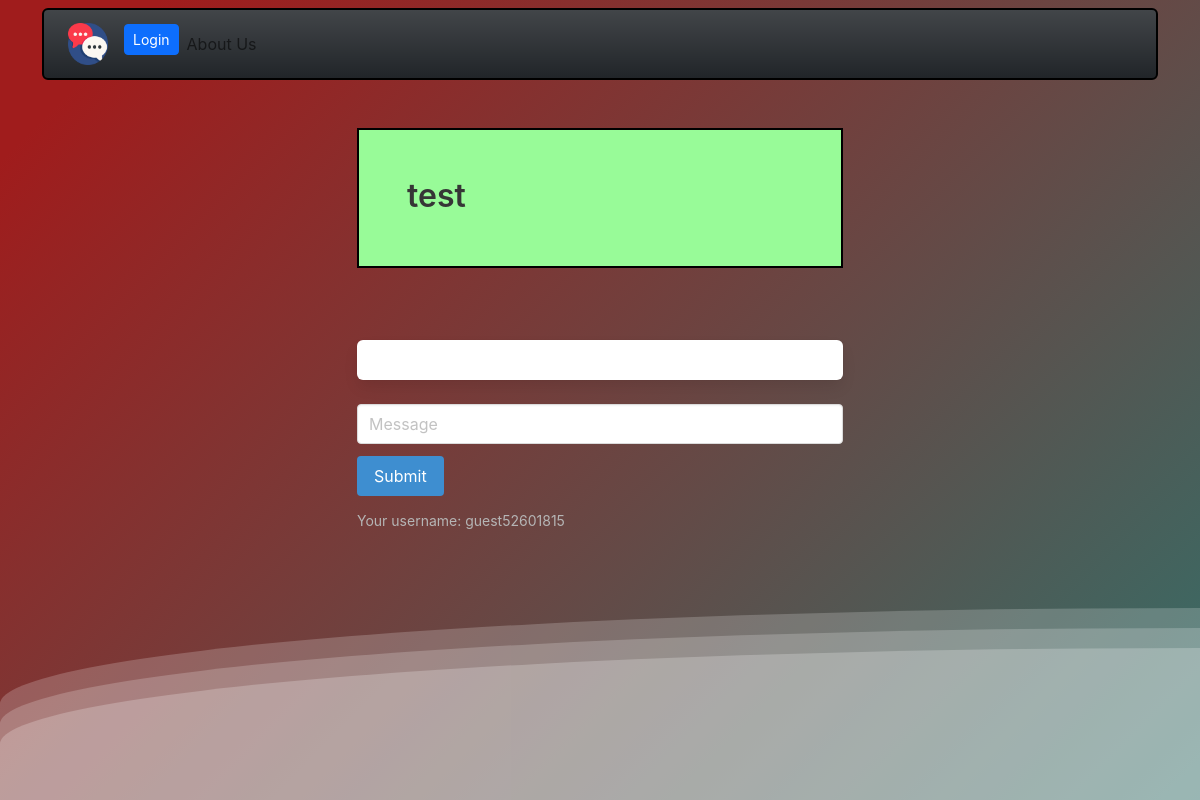
Page /room/test/ on the earlier database version.
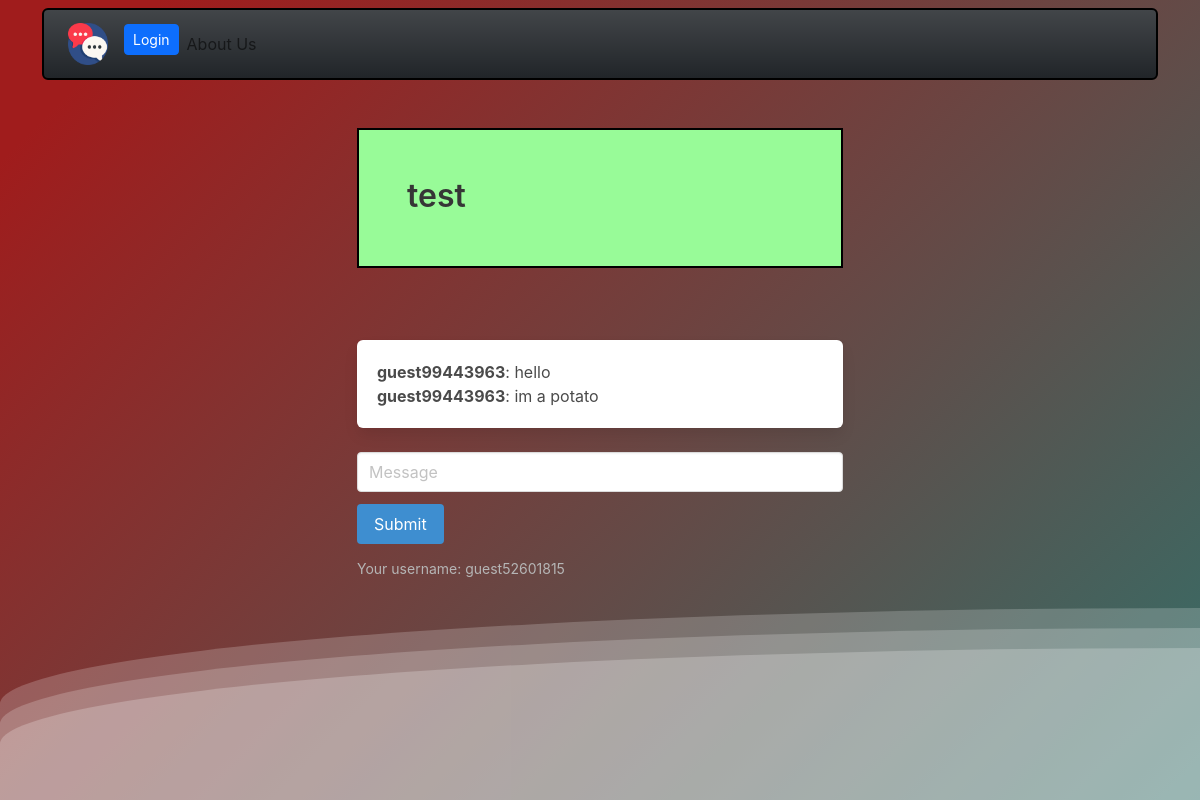
Same page on the later database version.
### frontend/models.py (models this page shows)
class Message(models.Model):
    username = models.CharField(max_length=255)
    room = models.CharField(max_length=255)
    content = models.TextField()
    date_added = models.DateTimeField(auto_now_add=True)
    class Meta:
        ordering = ('date_added',)

### frontend/views.py (the view)
# urls.py: path('room/<str:room_name>/', views.room, name='room'),
def room(request, room_name):
    messages = Message.objects.filter(room=room_name)[0:25]
    if request.user.is_authenticated:
        username = request.user.username
    else:
        username = 'guest' + ''.join([str(randint(0, 9)) for i in range(8)])
    return render(request, 'frontend/room.html', {'room_name': room_name, 'username': username, 'messages': messages})

### templates/frontend/room.html (shortened to what this page needs)
{% extends './layout/base.html' %}
{% block content %}
    <section class="section">
        <div class="container">
            <div class="columns is-multiline">
                <div class="column is-6 is-offset-3 mb-6">
                    <section class="hero">
                        <div class="hero-body">
                            <p class="title">{{ room_name }}</p>
                        </div>
                    </section>
                </div>
                <div class="column is-6 is-offset-3">
                    <div class="box">
                    <div id="chat-messages" style="max-height: 300px; overflow-y: scroll">
                            {% for m in messages %}<b>{{ m.username }}</b>:
                            {{ m.content }}<br />{% endfor %}
                        </div>
                    </div>
                    <div class="field">
                        <div class="control">
                        <input class="input" type="text" placeholder="Message" id="chat-message-input" />
                        </div>
                    </div>
                    <div class="field">
                        <div class="control">
                        <a class="button is-info" id="chat-message-submit">Submit</a>
                        </div>
                    </div>
                <small class="has-text-grey-light">Your username: {{ username }}</small>
                </div>
            </div>
        </div>
    </section>
{% endblock content %}

### templates/frontend/layout/base.html (shortened to what this page needs)
{% load static %}
<!DOCTYPE html>
<html lang="en">
<head>
    <link rel="stylesheet" href="https://cdn.jsdelivr.net/npm/bulma@0.9.4/css/bulma.min.css">
    <link href="https://cdn.jsdelivr.net/npm/bootstrap@5.2.0/dist/css/bootstrap.min.css" rel="stylesheet"
>
    <link rel="stylesheet" type="text/css" href="{% static 'frontend/css/base.css' %}">
</head>
<body>
    <div>
        <div class="wave"></div>
        <div class="wave"></div>
        <div class="wave"></div>
    </div>
    <div class="container mt-2">
        <nav class="navbar navbar-expand-lg bg-dark bg-gradient text-light rounded">
            <div class="container-fluid">
                <a class="navbar-brand" href="{% url 'frontend:index' %}"><img
                        src="{% static 'frontend/img/logo.png' %}" alt="speakable" width="40vw" height="40vh"></a>
                <div class="collapse navbar-collapse" id="navbarNav">
                    <ul class="navbar-nav">
                        <li class="nav-item">
                            {% if request.user.is_authenticated %}
                            <form action="{% url 'accounts:logout' %}" method="post">
                                {% csrf_token %}
                                <button class="btn btn-primary btn-sm">Logout</button>
                            </form>
                            {% else %}
                            <a href="{% url 'accounts:login' %}" class="btn btn-primary btn-sm">Login</a>
                            {% endif %}
                        </li>
                        <li class="nav-item">
                            <a class="nav-link" href="{% url 'frontend:about' %}">About Us</a>
                        </li>
                        <li class="nav-item">
                            <a class="nav-link" href="#"></a>
                        </li>
                        <li class="nav-item">
                            <a class="nav-link disabled"></a>
                        </li>
                    </ul>
                </div>
            </div>
        </nav>
        {% block content %}
        {% endblock content %}
    </div>
</body>
</html>

### static/frontend/css/base.css (style rules this page uses)
body { margin: 0; font-family: -apple-system, BlinkMacSystemFont, sans-serif; overflow: auto; background: linear-gradient(315deg, rgba(101, 0, 94, 1) 3%, rgb(29, 58, 87) 38%, rgb(19, 136, 128) 68%, rgb(160, 28, 28) 98%); animation: gradient 15s ease infinite; background-size: 400% 400%; background-attachment: fixed; }
html { margin: 0px; height: 100%; width: 100%; }
body { margin: 0px; min-height: 100%; width: 100%; }
.navbar img { margin-left: 2vw; }
.navbar, .hero { background-color: palegreen; border: 2px solid black; color: white; position: relative; z-index: 2; }
.button { text-decoration: none; }
.wave { background: rgb(255 255 255 / 25%); border-radius: 1000% 1000% 0 0; position: fixed; width: 200%; height: 12em; animation: wave 10s -3s linear infinite; transform: translate3d(0, 0, 0); opacity: 0.8; bottom: 0; left: 0; z-index: 1; }
.wave:nth-of-type(2) { bottom: -1.25em; animation: wave 18s linear reverse infinite; opacity: 0.8; }
.wave:nth-of-type(3) { bottom: -2.5em; animation: wave 20s -1s reverse infinite; opacity: 0.9; }

Differences in the rows shown:
added Message: username "guest99443963", content "hello"
added Message: username "guest99443963", content "im a potato"
